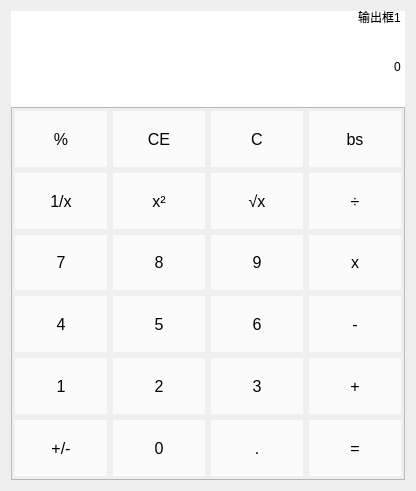
<?xml version="1.0" encoding="UTF-8"?>
<ui version="4.0">
 <class>PageStandard</class>
 <widget class="QWidget" name="PageStandard">
  <property name="geometry">
   <rect>
    <x>0</x>
    <y>0</y>
    <width>416</width>
    <height>491</height>
   </rect>
  </property>
  <property name="windowTitle">
   <string>PageStandard</string>
  </property>
  <property name="styleSheet">
   <string notr="true">
QLabel {
margin:3px;
min-height: 40px;
min-width:40px;
font-size:16px;
text-align:center;
background-color:#fbfbfb;
}
QLabel :hover
{
background-color:#fcfcfc;
}
QLabel :pressed
{
background-color:#f9f9f9
}</string>
  </property>
  <layout class="QGridLayout" name="gridLayout_2">
   <property name="spacing">
    <number>0</number>
   </property>
   <item row="0" column="0">
    <widget class="QLineEdit" name="ledt_out1">
     <property name="sizePolicy">
      <sizepolicy hsizetype="Expanding" vsizetype="Maximum">
       <horstretch>0</horstretch>
       <verstretch>0</verstretch>
      </sizepolicy>
     </property>
     <property name="minimumSize">
      <size>
       <width>0</width>
       <height>15</height>
      </size>
     </property>
     <property name="text">
      <string>输出框1</string>
     </property>
     <property name="frame">
      <bool>false</bool>
     </property>
     <property name="alignment">
      <set>Qt::AlignRight|Qt::AlignTrailing|Qt::AlignVCenter</set>
     </property>
     <property name="readOnly">
      <bool>true</bool>
     </property>
    </widget>
   </item>
   <item row="1" column="0">
    <widget class="QLineEdit" name="ledt_out2">
     <property name="sizePolicy">
      <sizepolicy hsizetype="Expanding" vsizetype="Maximum">
       <horstretch>0</horstretch>
       <verstretch>0</verstretch>
      </sizepolicy>
     </property>
     <property name="minimumSize">
      <size>
       <width>0</width>
       <height>80</height>
      </size>
     </property>
     <property name="inputMask">
      <string/>
     </property>
     <property name="text">
      <string>0</string>
     </property>
     <property name="frame">
      <bool>false</bool>
     </property>
     <property name="alignment">
      <set>Qt::AlignRight|Qt::AlignTrailing|Qt::AlignVCenter</set>
     </property>
     <property name="readOnly">
      <bool>false</bool>
     </property>
     <property name="clearButtonEnabled">
      <bool>false</bool>
     </property>
    </widget>
   </item>
   <item row="2" column="0">
    <widget class="QFrame" name="fm_calcuKb">
     <property name="sizePolicy">
      <sizepolicy hsizetype="Expanding" vsizetype="Expanding">
       <horstretch>0</horstretch>
       <verstretch>0</verstretch>
      </sizepolicy>
     </property>
     <property name="styleSheet">
      <string notr="true"/>
     </property>
     <property name="frameShape">
      <enum>QFrame::StyledPanel</enum>
     </property>
     <property name="frameShadow">
      <enum>QFrame::Raised</enum>
     </property>
     <layout class="QGridLayout" name="gridLayout">
      <property name="leftMargin">
       <number>0</number>
      </property>
      <property name="topMargin">
       <number>0</number>
      </property>
      <property name="rightMargin">
       <number>0</number>
      </property>
      <property name="bottomMargin">
       <number>0</number>
      </property>
      <property name="spacing">
       <number>0</number>
      </property>
      <item row="0" column="0">
       <widget class="QLabel" name="label">
        <property name="text">
         <string>%</string>
        </property>
        <property name="alignment">
         <set>Qt::AlignCenter</set>
        </property>
       </widget>
      </item>
      <item row="0" column="1">
       <widget class="QLabel" name="label_2">
        <property name="text">
         <string>CE</string>
        </property>
        <property name="alignment">
         <set>Qt::AlignCenter</set>
        </property>
       </widget>
      </item>
      <item row="0" column="2">
       <widget class="QLabel" name="label_3">
        <property name="text">
         <string>C</string>
        </property>
        <property name="alignment">
         <set>Qt::AlignCenter</set>
        </property>
       </widget>
      </item>
      <item row="0" column="3">
       <widget class="QLabel" name="label_4">
        <property name="text">
         <string>bs</string>
        </property>
        <property name="alignment">
         <set>Qt::AlignCenter</set>
        </property>
       </widget>
      </item>
      <item row="1" column="0">
       <widget class="QLabel" name="label_6">
        <property name="text">
         <string>1/x</string>
        </property>
        <property name="alignment">
         <set>Qt::AlignCenter</set>
        </property>
       </widget>
      </item>
      <item row="1" column="1">
       <widget class="QLabel" name="label_8">
        <property name="text">
         <string>x²</string>
        </property>
        <property name="alignment">
         <set>Qt::AlignCenter</set>
        </property>
       </widget>
      </item>
      <item row="1" column="2">
       <widget class="QLabel" name="label_7">
        <property name="text">
         <string>√x</string>
        </property>
        <property name="alignment">
         <set>Qt::AlignCenter</set>
        </property>
       </widget>
      </item>
      <item row="1" column="3">
       <widget class="QLabel" name="label_5">
        <property name="text">
         <string>÷</string>
        </property>
        <property name="alignment">
         <set>Qt::AlignCenter</set>
        </property>
       </widget>
      </item>
      <item row="2" column="0">
       <widget class="QLabel" name="label_10">
        <property name="text">
         <string>7</string>
        </property>
        <property name="alignment">
         <set>Qt::AlignCenter</set>
        </property>
       </widget>
      </item>
      <item row="2" column="1">
       <widget class="QLabel" name="label_12">
        <property name="text">
         <string>8</string>
        </property>
        <property name="alignment">
         <set>Qt::AlignCenter</set>
        </property>
       </widget>
      </item>
      <item row="2" column="2">
       <widget class="QLabel" name="label_11">
        <property name="text">
         <string>9</string>
        </property>
        <property name="alignment">
         <set>Qt::AlignCenter</set>
        </property>
       </widget>
      </item>
      <item row="2" column="3">
       <widget class="QLabel" name="label_9">
        <property name="text">
         <string>x</string>
        </property>
        <property name="alignment">
         <set>Qt::AlignCenter</set>
        </property>
       </widget>
      </item>
      <item row="3" column="0">
       <widget class="QLabel" name="label_14">
        <property name="text">
         <string>4</string>
        </property>
        <property name="alignment">
         <set>Qt::AlignCenter</set>
        </property>
       </widget>
      </item>
      <item row="3" column="1">
       <widget class="QLabel" name="label_16">
        <property name="text">
         <string>5</string>
        </property>
        <property name="alignment">
         <set>Qt::AlignCenter</set>
        </property>
       </widget>
      </item>
      <item row="3" column="2">
       <widget class="QLabel" name="label_15">
        <property name="text">
         <string>6</string>
        </property>
        <property name="alignment">
         <set>Qt::AlignCenter</set>
        </property>
       </widget>
      </item>
      <item row="3" column="3">
       <widget class="QLabel" name="label_13">
        <property name="text">
         <string>-</string>
        </property>
        <property name="alignment">
         <set>Qt::AlignCenter</set>
        </property>
       </widget>
      </item>
      <item row="4" column="0">
       <widget class="QLabel" name="label_18">
        <property name="text">
         <string>1</string>
        </property>
        <property name="alignment">
         <set>Qt::AlignCenter</set>
        </property>
       </widget>
      </item>
      <item row="4" column="1">
       <widget class="QLabel" name="label_20">
        <property name="text">
         <string>2</string>
        </property>
        <property name="alignment">
         <set>Qt::AlignCenter</set>
        </property>
       </widget>
      </item>
      <item row="4" column="2">
       <widget class="QLabel" name="label_19">
        <property name="text">
         <string>3</string>
        </property>
        <property name="alignment">
         <set>Qt::AlignCenter</set>
        </property>
       </widget>
      </item>
      <item row="4" column="3">
       <widget class="QLabel" name="label_17">
        <property name="text">
         <string>+</string>
        </property>
        <property name="alignment">
         <set>Qt::AlignCenter</set>
        </property>
       </widget>
      </item>
      <item row="5" column="0">
       <widget class="QLabel" name="label_22">
        <property name="text">
         <string>+/-</string>
        </property>
        <property name="alignment">
         <set>Qt::AlignCenter</set>
        </property>
       </widget>
      </item>
      <item row="5" column="1">
       <widget class="QLabel" name="label_24">
        <property name="text">
         <string>0</string>
        </property>
        <property name="alignment">
         <set>Qt::AlignCenter</set>
        </property>
       </widget>
      </item>
      <item row="5" column="2">
       <widget class="QLabel" name="label_23">
        <property name="text">
         <string>.</string>
        </property>
        <property name="alignment">
         <set>Qt::AlignCenter</set>
        </property>
       </widget>
      </item>
      <item row="5" column="3">
       <widget class="QLabel" name="label_21">
        <property name="text">
         <string>=</string>
        </property>
        <property name="alignment">
         <set>Qt::AlignCenter</set>
        </property>
       </widget>
      </item>
     </layout>
    </widget>
   </item>
  </layout>
 </widget>
 <resources/>
 <connections/>
</ui>
